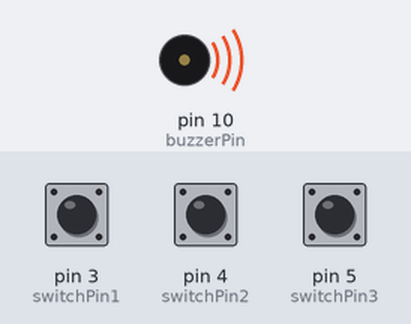
This sketch was run on a simulated Arduino Uno, built with avr-gcc and run on an emulated ATmega328P. Parts: buzzer (waves = sounding). Inputs (shaded band) come from the test bench; at power-on: pin 3 (switchPin1) LOW, pin 4 (switchPin2) HIGH, pin 5 (switchPin3) HIGH. What the sketch prints to the serial monitor is not drawn.

Above: at 0.1 s.
Timing chart, 0 to 1.6 s (numbered marks = the images above):
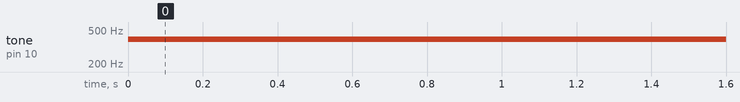

Measured:
- by itself, tone on pin 10 (buzzerPin): silent → 392 Hz at 0.00 s

The sketch:

Week3_Button-Buzzer.ino
```cpp
/*  sketch playing notes depending on which of three buttons is pressed */

//INPUT PINS
int switchPin1 = 3;
int switchPin2 = 4;
int switchPin3 = 5;

//OUTPUT PINS
int buzzerPin = 10;

//VARIABLES
int state1 = 0;
int state2 = 0;
int state3 = 0;

//OUTPUT NOTES FREQUENCIES
int note1 = 262;
int note2 = 294;
int note3 = 330;
int note4 = 349;
int note5 = 392;
int note6 = 440;
int note7 = 494;

void setup() {
  Serial.begin(9600);

  pinMode(switchPin1, INPUT);
  pinMode(switchPin2, INPUT);
  pinMode(switchPin3, INPUT);
  pinMode(buzzerPin, OUTPUT);

}

void loop() {

//get input data from buttons
 state1 = digitalRead(switchPin1);
 state2 = digitalRead(switchPin2);
 state3 = digitalRead(switchPin3);

//print input data to serial monitor
 Serial.print(state1);
 Serial.print(",");
 Serial.print(state2);
 Serial.print(",");
 Serial.println(state3);

//output logic
 if(state1 == 1 && state2 == 0 || state3 == 0){
  tone(buzzerPin, note1);
 }else if(state1 == 0 && state2 == 1 && state3 == 0){
  tone(buzzerPin, note2);
 }else if(state1 == 0 && state2 == 0 && state3 == 1){
  tone(buzzerPin, note3);
 }else if(state1 == 1 && state2 == 1 && state3 == 0){
  tone(buzzerPin, note4);
 }else if(state1 == 0 && state2 == 1 && state3 == 1){
  tone(buzzerPin, note5);
 }else if(state1 == 1 && state2 == 0 && state3 == 1){
  tone(buzzerPin, note6);
 }else if(state1 == 1 && state2 == 1 && state3 == 1){
  tone(buzzerPin, note7);
 }else{
  noTone(buzzerPin);
 }


}
```
